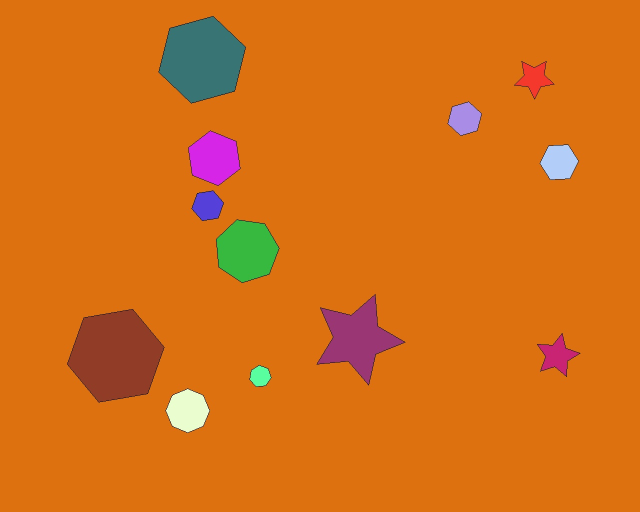
//> input picture cv开源/BT/1Q.jpg, 1280 x 1024 px (shown at 1/2 size)
$ ./cvtest   (built with g++ and OpenCV 4)
//> lines starting //> are read from the running program, lines starting //| are printed output that depends on the picture; after the words box and inside, x2 and y2 are one past the last pixel; in counts of white or black regions, pixels touching at a corner belong together; pictures that were not available may be replaced by others from this repository, and a replacement may not be noted
### cv开源/BT/header.h
#pragma once
#include<iostream>
#include<vector>
#include<opencv2/opencv.hpp>
#include<opencv2/highgui/highgui.hpp>
#include<vector>
#include<string>
#include <opencv2/core/utils/logger.hpp>
using namespace cv;
using namespace std;

class PolygonRecognition
{
public:

	void High_recognition(Mat& img);
	void Junior_recognition(Mat& img);


	void picture(Mat& result, Point2f& center, Mat& img);
	void drawapp(Mat result, Mat& img);
	void Findmax(vector<vector<Point>>& contours);
	void ShowJunior()
	{
		namedWindow("识别结果", 0);
		resizeWindow("识别结果", Size(740, 580));
		imshow("识别结果", this->result_junior);
		waitKey(0);
		destroyAllWindows();
	}
	// [8 lines left out: function ShowHigh, not called in this run]
private:
	Mat result_junior;
	Mat result_high;
};

void PolygonRecognition::Junior_recognition(Mat& img)
{
	Mat src;
	bilateralFilter(img, src, 30, 35, 100);

	Mat kernel = getStructuringElement(MORPH_RECT, Size(5, 5));

	cvtColor(src, src, COLOR_BGR2HSV);


	//通过分割图像通道获取二值化灰度图
	Mat test[3], test01, test02, test03;
	split(src, test);
	test01 = test[0];
	test02 = test[1];
	test03 = test[2];

	//边缘检测
	Mat canny, canny1, canny2, canny3;
	Canny(test01, canny1, 50, 270, 3, false);
	Canny(test02, canny2, 50, 270, 3, false);
	Canny(test03, canny3, 50, 270, 3, false);

	//进行形态学操作
	dilate(canny1, canny1, kernel);
	erode(canny1, canny1, kernel);
	dilate(canny2, canny2, kernel);
	erode(canny2, canny2, kernel);
	dilate(canny3, canny3, kernel);
	erode(canny3, canny3, kernel);
	canny = canny1 | canny2 | canny3;

	//轮廓绘制
	vector<vector<Point>>contours, contours1;
	vector<Vec4i>hierarchy;
	findContours(canny, contours, hierarchy, 0, 2, Point());
	for (int i = 0; i < contours.size(); i++)
	{
		double aera = contourArea(contours[i]);
		if (aera > 500)
		{
			vector<Point>A = contours[i];
			contours1.push_back(A);
		}
	}


	for (int i = 0; i < contours1.size(); i++)
	{
		//用最小矩形求取轮廓中心
		RotatedRect rrect = minAreaRect(contours1[i]);
		Point2f center = rrect.center;
		circle(img, center, 2, Scalar(0, 255, 0), -1, 8, 0);

		Mat result;
		approxPolyDP(contours1[i], result, 6, true);
		drawapp(result, img);
		for (int t = 0; t < contours1.size(); t++)
		{
			drawContours(img, contours1, t, Scalar(0, 255, 0), 4, 8);
		}

		cout << "corners:" << result.rows << endl;
		picture(result, center, img);
	}
	this->result_junior = img;
}

// [72 lines left out: function High_recognition, not called in this run]

void PolygonRecognition::picture(Mat& result, Point2f& center, Mat& img)//用于标识多边形形状
{
	if (result.rows == 3)
	{
		putText(img, "Triangle", center, 0, 1, Scalar(0, 0, 255), 4, 8);
	}
	if (result.rows == 4)
	{
		putText(img, "Rectangle", center, 0, 1, Scalar(0, 0, 255), 4, 8);
	}
	if (result.rows == 5)
	{
		putText(img, "P-5", center, 0, 1, Scalar(0, 0, 255), 4, 8);
	}
	if (result.rows == 6)
	{
		putText(img, "P-6", center, 0, 1, Scalar(0, 0, 255), 4, 8);
	}
	if (result.rows == 7)
	{
		putText(img, "P-7", center, 0, 1, Scalar(0, 0, 255), 4, 8);
	}
	if (result.rows == 8)
	{
		putText(img, "P-8", center, 0, 1, Scalar(0, 0, 255), 4, 8);
	}
	if (result.rows == 9)
	{
		putText(img, "P-9", center, 0, 1, Scalar(0, 0, 255), 4, 8);
	}
	if (result.rows == 10)
	{
		putText(img, "P-10", center, 0, 1, Scalar(0, 0, 255), 4, 8);
	}
	if (result.rows == 11)
	{
		putText(img, "P-11", center, 0, 1, Scalar(0, 0, 255), 4, 8);
	}
	if (result.rows > 12)
	{
		putText(img, "Circle", center, 0, 1, Scalar(0, 0, 255), 4, 8);
	}
}


void PolygonRecognition::drawapp(Mat result, Mat& img)//绘制轮廓
{
	for (int i = 0; i < result.rows; i++)
	{
		//最后一个坐标点和第一个坐标点相连
		if (i == result.rows - 1)
		{
			Vec2i point1 = result.at<Vec2i>(i);
			Vec2i point2 = result.at<Vec2i>(0);
			line(img, point1, point2, Scalar(0, 0, 255), 2, 8, 0);
		}
		else
		{
			Vec2i point1 = result.at<Vec2i>(i);
			Vec2i point2 = result.at<Vec2i>(i + 1);
			line(img, point1, point2, Scalar(0, 0, 255), 2, 8, 0);
		}

	}
}

// [17 lines left out: function Findmax, not called in this run]

### cv开源/BT/cvtest.cpp
#include"header.h"

int main()
{
	//关闭日志输出
	cv::utils::logging::setLogLevel(utils::logging::LOG_LEVEL_SILENT);

	Mat img; Mat answer;
	img = imread("/home/yang/tempfile/middle/1/1Q.jpg");
//> img is the input picture: 1024 rows x 1280 cols, CV_8UC3; mean B, G, R 22.7, 112, 213.5
	answer=imread("/home/yang/tempfile/high/1/1A.jpg");
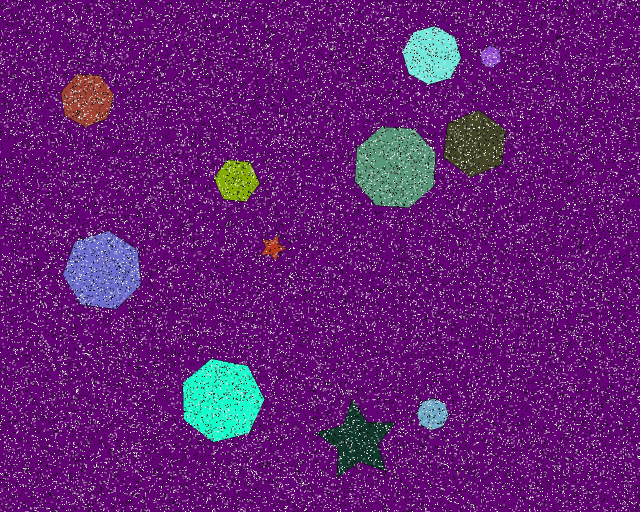
//> input picture cv开源/BT/10Q.jpg, 1280 x 1024 px, given in place of 1A.jpg, which was not available (shown at 1/2 size)
//> answer is the input picture: 1024 rows x 1280 cols, CV_8UC3; mean B, G, R 120.1, 30.8, 102.5
	imshow("answer", answer);
	if (img.empty())
	{
		cout << "图像地址错误，请确认输入路径是否正确" << endl;
		return -1;
	}

	PolygonRecognition A;
	A.Junior_recognition(img);
//> in Junior_recognition, `cvtColor(src, src, COLOR_BGR2HSV);`: src: 1024 rows x 1280 cols, CV_8UC3; mean H, S, V 19.1, 231.9, 216.6
//> in Junior_recognition, `split(src, test);`:
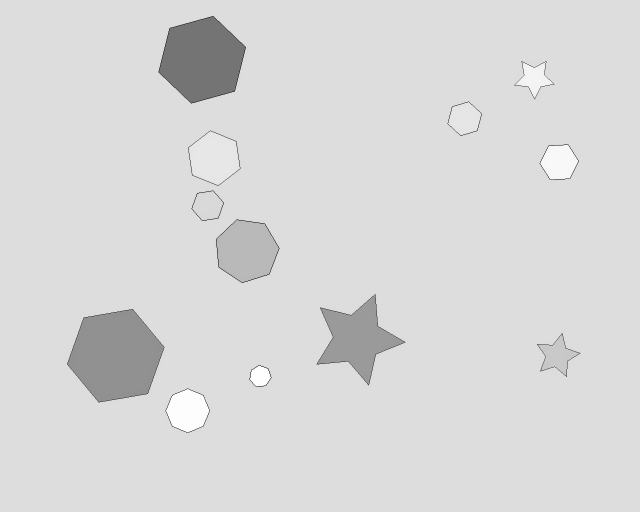
//> test[2]: 1024 rows x 1280 cols, CV_8UC1 (shown at 1/2 size); min 9, max 255, mean 216.6
//> in Junior_recognition, `Canny(test01, canny1, 50, 270, 3, false);`:
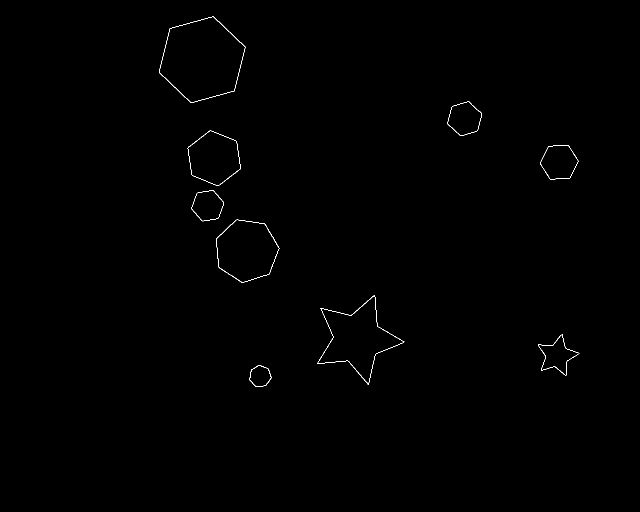
//> canny1: 1024 rows x 1280 cols, CV_8UC1 (shown at 1/2 size); 0.24% white in thin lines or dots, all inside (x1, y1, x2, y2) = (318, 33, 1159, 774)
//> in Junior_recognition, `Canny(test02, canny2, 50, 270, 3, false);`: canny2: 1024 rows x 1280 cols, CV_8UC1; 0.35% white in thin lines or dots, all inside (x1, y1, x2, y2) = (135, 33, 1160, 865)
//> in Junior_recognition, `Canny(test03, canny3, 50, 270, 3, false);`: canny3: 1024 rows x 1280 cols, CV_8UC1; 0.66% white in thin lines or dots, all inside (x1, y1, x2, y2) = (133, 31, 1161, 867)
//> in Junior_recognition, `erode(canny3, canny3, kernel);`:
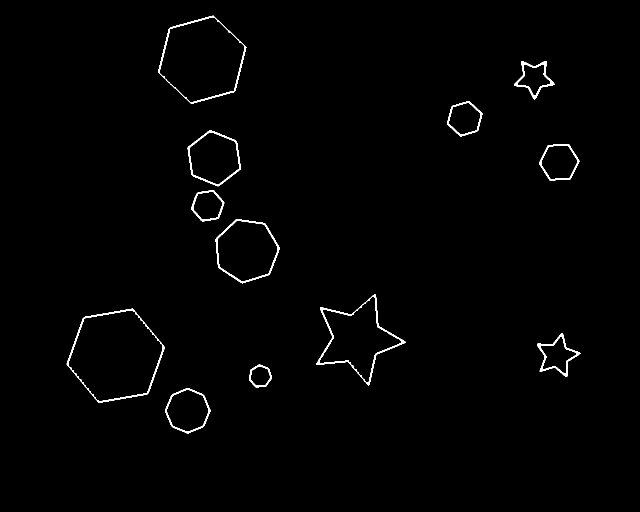
//> canny3: 1024 rows x 1280 cols, CV_8UC1 (shown at 1/2 size); 0.97% white; 12 white regions, largest, box (x1, y1, x2, y2) and area: (633, 588, 811, 771) 1859, (133, 617, 330, 806) 1664, (316, 31, 493, 208) 1432
//> in Junior_recognition, `canny = canny1 | canny2 | canny3;`: canny: 1024 rows x 1280 cols, CV_8UC1; 1% white; 12 white regions
//> in Junior_recognition, `findContours(canny, contours, hierarchy, 0, 2, Point());`: contours = 12 contours; largest, box (x1, y1, x2, y2) and area: (133, 617, 330, 806) 26006, (316, 31, 493, 208) 21658, (633, 588, 811, 771) 14261, (431, 438, 560, 567) 12001, (375, 260, 482, 373) 8474
//> the loop in Junior_recognition, `for (int i = 0; i < contours.size(); i++)` made 12 passes
//> aera on passes 1 to 12: 5810, 1508, 3420.5, 26005.5, 14261, 12001, 2995.5, 4287, 8474, 3459, 2948.5, 21658
//> the loop in Junior_recognition, `for (int i = 0; i < contours1.size(); i++)` made 12 passes
//> rrect on passes 1 to 12: centre (375, 821), size (84.6, 84.6), angle -22.6, centre (520.5, 751.5), size (45, 45), angle -90, centre (1118.2, 710.4), size (84.1, 87.6), angle -5.5, centre (231, 711.2), size (198.9, 175.2), angle -9.5, centre (723.2, 677.7), size (182.6, 174.1), angle -86.3, centre (495, 502.5), size (128, 126.6), angle -45, centre (415, 411), size (65.8, 60.4), angle -70, centre (1118, 324), size (80.2, 71.1), angle -2.9, centre (427.8, 316.2), size (113, 100), angle -37.7, centre (929, 237), size (64.3, 70.9), angle -47.3, centre (1068, 160), size (76, 80), angle -90, centre (403.9, 119), size (181.4, 159.3), angle -76
//| corners:8
//| corners:7
//| corners:10
//| corners:6
//| corners:10
//| corners:7
//| corners:6
//| corners:6
//> (output is shown up to pass 8 of 12)
//> pass 1, in picture, `putText(img, "P-8", center, 0, 1, Scalar(0, 0, 255), 4, 8);`:
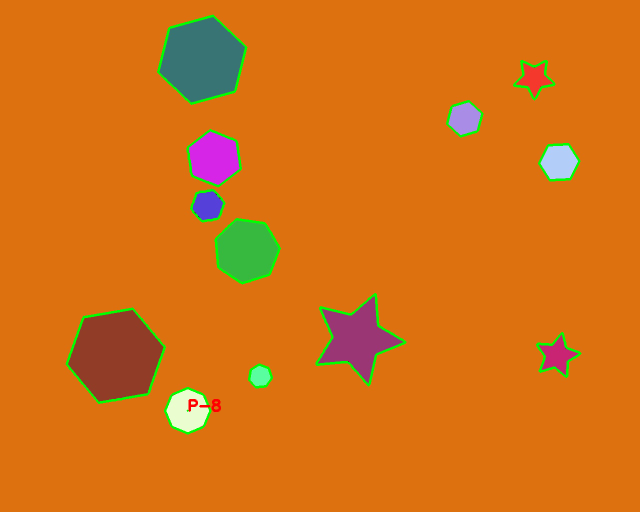
//> img: 1024 rows x 1280 cols, CV_8UC3 (shown at 1/2 size); mean B, G, R 22.1, 114.2, 211.1
//> pass 2, in picture (call 2), `putText(img, "P-7", center, 0, 1, Scalar(0, 0, 255), 4, 8);`:
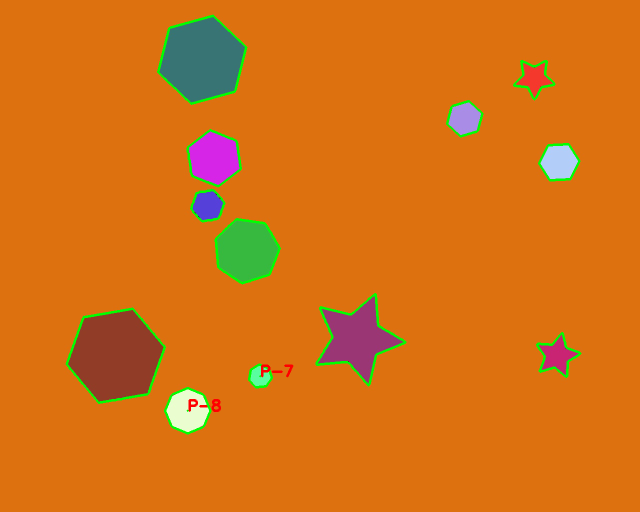
//> img: 1024 rows x 1280 cols, CV_8UC3 (shown at 1/2 size); mean B, G, R 22.1, 114.2, 211.2
//> after the loop in Junior_recognition, `for (int i = 0; i < contours1.size(); i++)`:
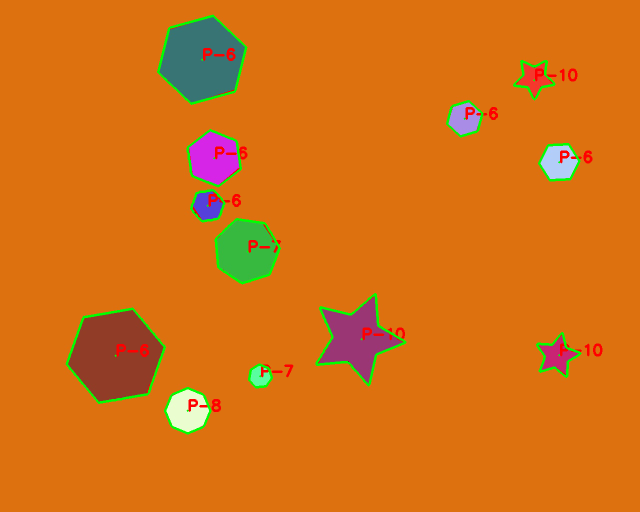
//> img: 1024 rows x 1280 cols, CV_8UC3 (shown at 1/2 size); mean B, G, R 21.6, 113.6, 211.6
	A.ShowJunior();
	//A.High_recognition(img);
	//A.ShowHigh();

}
